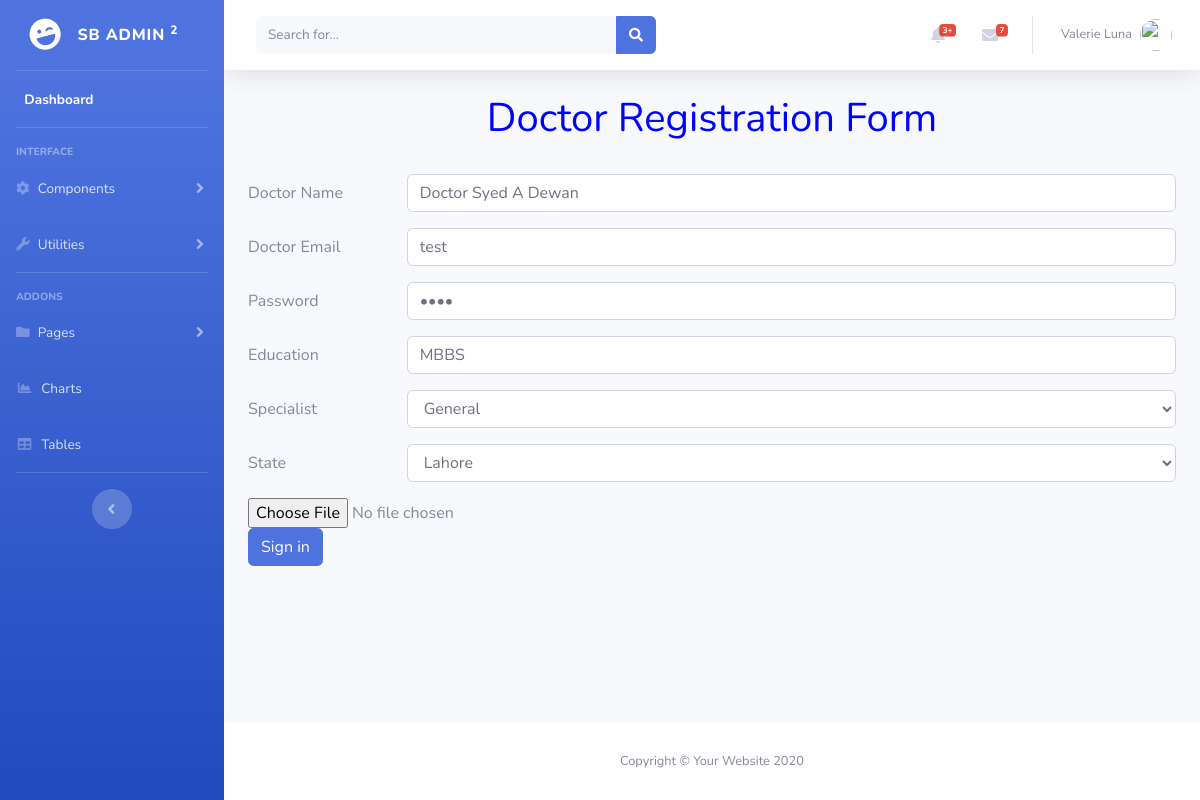
The app's page /doctor/edit.php?id=14, older data.
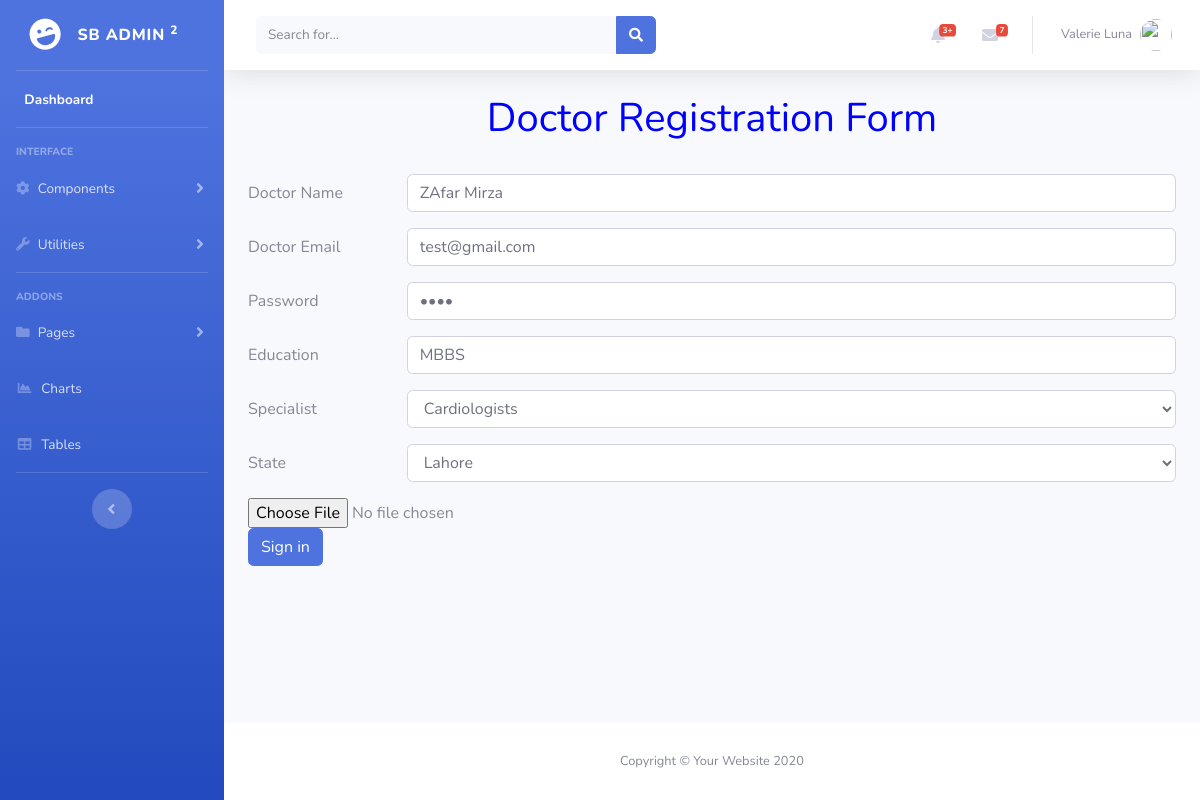
The same page, newer data.
### tables this page shows
CREATE TABLE `doctor` (
  `d_id` int(11) NOT NULL,
  `d_name` varchar(50) NOT NULL,
  `d_email` varchar(50) NOT NULL,
  `d_password` varchar(50) NOT NULL,
  `image` mediumblob,
  `city` int(11) NOT NULL,
  `education` varchar(50) NOT NULL,
  `specialization` int(50) NOT NULL
);

### doctor/edit.php (the view, shortened to what this page needs)
<?php
include "connection.php";
$id=$_GET['id'];
$query="select * from doctor where d_id=".$id;
$result = mysqli_query($conn,$query);
$row =mysqli_fetch_row($result);
$query2="Select * from city";
$resultc=mysqli_query($conn,$query2);
$query3="Select * from specialist";
$result3=mysqli_query($conn,$query3);
include "../adminpanel.php";
?>
<center>
<h1 style="color:blue">Doctor Registration Form</h1>
</center>
<br>
<form method="post" enctype="multipart/form-data">
  <div class="form-group row">
    <label for="Named" class="col-sm-2 col-form-label">Doctor Name</label>
    <div class="col-sm-10">
      <input type="text" class="form-control" id="" placeholder="Name" name="Named" value="<?php echo $row[1];?>">
    </div>
  </div>
  <div class="form-group row">
    <label for="Named" class="col-sm-2 col-form-label">Doctor Email</label>
    <div class="col-sm-10">
<input type="email" class="form-control" id="" placeholder="Email" name="Emaild" value="<?php echo $row[2];?>">
    </div>
  </div>
  <div class="form-group row">
    <label for="inputPassword3" class="col-sm-2 col-form-label">Password</label>
    <div class="col-sm-10">
      <input type="password" name="password" class="form-control" id="inputPassword3" placeholder="Password" value="<?php echo $row[3];?>">
    </div>
  </div>
  <div class="form-group row">
    <label for="inputPassword3" class="col-sm-2 col-form-label">Education</label>
    <div class="col-sm-10">
      <input type="text" name="education" class="form-control" id="inputPassword3" placeholder="Password" value="<?php echo $row[6];?>">
    </div>
  </div>
  <div class="form-group row">
      <label for="inputState" class="col-sm-2 col-form-label">Specialist</label>
      <div class="col-sm-10">
      <select id="inputState" name="Specialist" class="form-control">
                                        <?php
        while($row3=mysqli_fetch_array($result3))
        {
            if($row[7]==$row3['id'])
            {
        ?>
            <option value=<?php echo $row3['id'];?> selected>
            <?php echo $row3['specialist'];?>
            </option>
            <?php
            }
            else {
                ?>
         <option value=<?php echo $row3['id'];?> >
            <?php echo $row3['specialist'];?>
            </option>
        <?php
            }
        }
        ?>
      </select>
      </div>
    </div>
  <div class="form-group row">
      <label for="inputState" class="col-sm-2 col-form-label">State</label>
      <div class="col-sm-10">
      <select id="inputState" name="city" class="form-control">
      <?php
        while($rowc=mysqli_fetch_array($resultc))
        {
            if($row[5]==$rowc['C_id'])
            {
        ?>
            <option value=<?php echo $rowc['C_id'];?> selected>
            <?php echo $rowc['C_name']; ?>
            </option>
            <?php
            }
            else {
            ?>
             <option value=<?php echo $rowc['C_id'];?> >
            <?php echo $rowc['C_name']; ?>
            </option>
        <?php
            }
        }
        ?>
      </select>
      </div>
    </div>
    <input type="file" name="imagess"/>
        <br>
  <div class="form-group row">
    <div class="col-sm-10">
      <button type="submit" class="btn btn-primary" name="btnSubmit" >Sign in</button>
    </div>
  </div>
  <?php
include '../adminpanelfooter.php';
?>
</html>

Row changes from the older to the newer data that the page shows:
changed doctor "MBBS": Named "Doctor Syed A Dewan" → "ZAfar Mirza"; Emaild "test" → "test@gmail.com"
Text that changed along with them:
form field Specialist: "General" → "Cardiologists"
